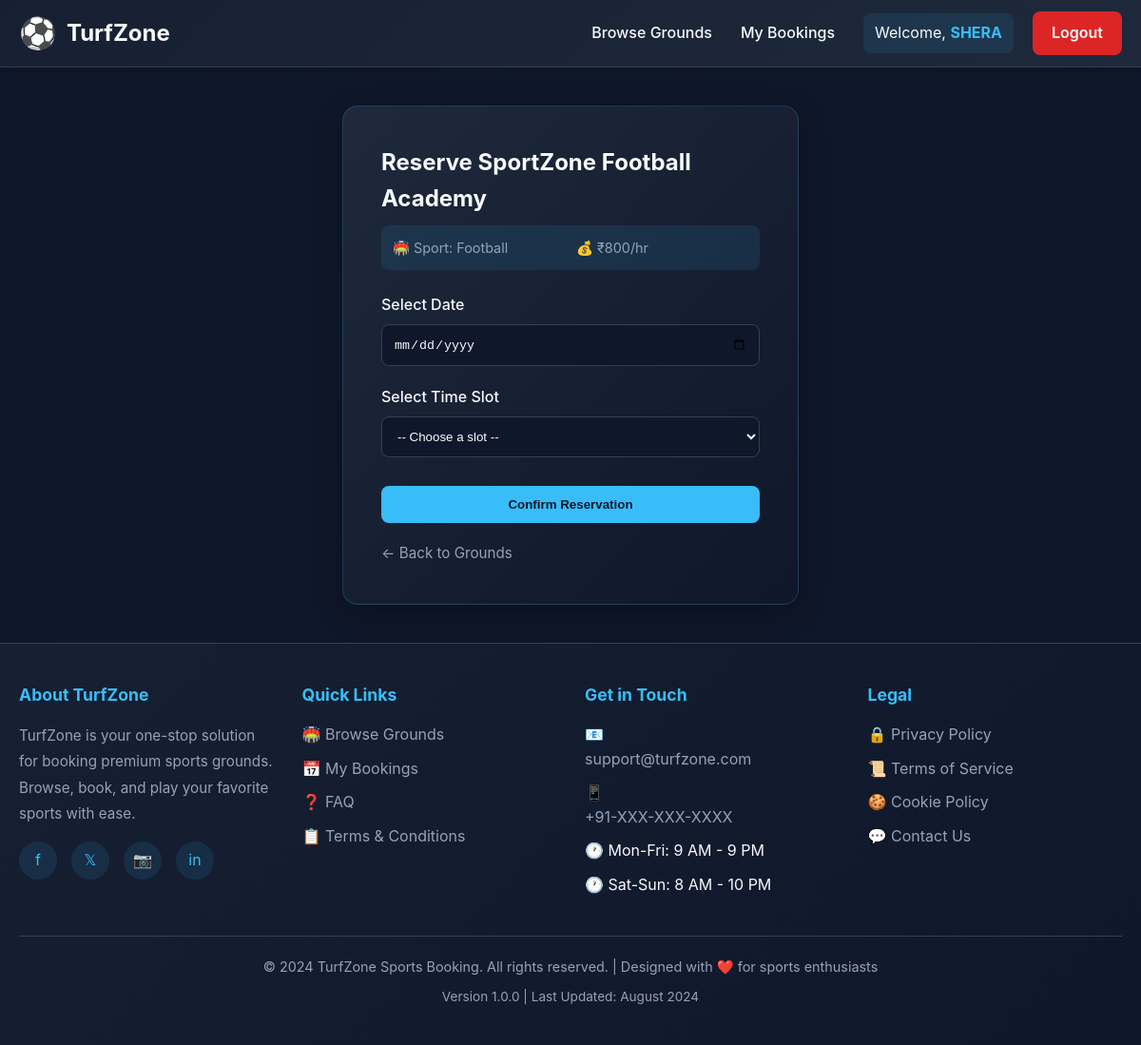
The page /book/1 (signed in) on the database its author committed.
### app.py (models this page shows, shortened)
class User(UserMixin, db.Model):
    id = db.Column(db.Integer, primary_key=True)
    username = db.Column(db.String(80), unique=True, nullable=False)
    email = db.Column(db.String(120), unique=True, nullable=False)
    password_hash = db.Column(db.String(200), nullable=False)
    bookings = db.relationship('Booking', backref='user', lazy=True)

class Ground(db.Model):
    id = db.Column(db.Integer, primary_key=True)
    name = db.Column(db.String(100), nullable=False)
    sport_type = db.Column(db.String(50), nullable=False)
    location = db.Column(db.String(100), nullable=False)
    price_per_hour = db.Column(db.Integer, default=500)
    status = db.Column(db.String(20), default='Available')
    contact_phone = db.Column(db.String(20), nullable=True)
    amenities = db.Column(db.String(255), nullable=True)  # Comma-separated: lights, parking, changing_room
    rating = db.Column(db.Float, default=4.5)
    external_api_id = db.Column(db.String(100), nullable=True)  # For tracking real ground APIs

### app.py (the view, shortened to what this page needs)
@app.route('/book/<int:ground_id>', methods=['GET', 'POST'])
@login_required
def create_booking(ground_id):
    ground = Ground.query.get_or_404(ground_id)
    error_message = None
    return render_template('booking_form.html', ground=ground, error=error_message)

### app.py (called while the page is built)
@login_manager.user_loader
def load_user(user_id):
    return User.query.get(int(user_id))

### templates/booking_form.html (shortened to what this page needs)
{% extends "base.html" %}
{% block content %}
<div class="booking-container">
    <div class="booking-card">
        <div class="booking-header">
            <h2>Reserve {{ ground.name }}</h2>
            <div class="booking-info">
                <span>🏟️ Sport: {{ ground.sport_type }}</span>
                <span>💰 ₹{{ ground.price_per_hour or 500 }}/hr</span>
            </div>
        </div>
        <form method="POST">
            <div class="form-group">
                <label for="date">Select Date</label>
                <input type="date" id="date" name="date" required>
            </div>
            <div class="form-group">
                <label for="slot">Select Time Slot</label>
                <select id="slot" name="slot" required>
                    <option value="">-- Choose a slot --</option>
                </select>
            </div>
            <button type="submit">Confirm Reservation</button>
        </form>
        <a href="{{ url_for('ground_list') }}" class="back-link">← Back to Grounds</a>
    </div>
</div>
{% endblock %}

### templates/base.html (shortened to what this page needs)
<!DOCTYPE html>
<html lang="en">
<head>
</head>
<body>
    <header>
        <div class="header-container">
            <a href="{{ url_for('ground_list') }}" class="logo">
                <span class="logo-icon">⚽</span>
                <span>TurfZone</span>
            </a>
            <nav>
                <ul class="nav-links" id="navLinks">
                    <li><a href="{{ url_for('ground_list') }}">Browse Grounds</a></li>
                    {% if current_user.is_authenticated %}
                        <li><a href="{{ url_for('my_bookings') }}">My Bookings</a></li>
                    {% endif %}
                </ul>
                <div class="user-section">
                    {% if current_user.is_authenticated %}
                        <div class="user-info">
                            <span>Welcome, <strong>{{ current_user.username }}</strong></span>
                        </div>
                        <a href="{{ url_for('logout') }}" class="btn-nav btn-logout">Logout</a>
                    {% else %}
                        <a href="{{ url_for('login') }}" class="btn-nav">Login</a>
                        <a href="{{ url_for('register') }}" class="btn-nav">Register</a>
                    {% endif %}
                </div>
            </nav>
        </div>
    </header>
    <main>
        {% block content %}{% endblock %}
    </main>
    <footer>
        <div class="footer-container">
            <div class="footer-content">
                <div class="footer-section">
                    <h4>About TurfZone</h4>
                    <p>TurfZone is your one-stop solution for booking premium sports grounds. Browse, book, and play your favorite sports with ease.</p>
                    <div class="social-links">
                        <a href="#" title="Facebook" aria-label="Facebook">f</a>
                        <a href="#" title="Twitter" aria-label="Twitter">𝕏</a>
                        <a href="#" title="Instagram" aria-label="Instagram">📷</a>
                        <a href="#" title="LinkedIn" aria-label="LinkedIn">in</a>
                    </div>
                </div>
                <div class="footer-section">
                    <h4>Quick Links</h4>
                    <ul class="footer-links">
                        <li><a href="{{ url_for('ground_list') }}">🏟️ Browse Grounds</a></li>
                        {% if current_user.is_authenticated %}
                            <li><a href="{{ url_for('my_bookings') }}">📅 My Bookings</a></li>
                        {% endif %}
                        <li><a href="#faq">❓ FAQ</a></li>
                        <li><a href="#terms">📋 Terms & Conditions</a></li>
                    </ul>
                </div>
                <div class="footer-section">
                    <h4>Get in Touch</h4>
                    <ul class="footer-links">
                        <li>📧 <a href="mailto:support@turfzone.com">support@turfzone.com</a></li>
                        <li>📱 <a href="tel:+91-XXXXXXXXXX">+91-XXX-XXX-XXXX</a></li>
                        <li>🕐 Mon-Fri: 9 AM - 9 PM</li>
                        <li>🕐 Sat-Sun: 8 AM - 10 PM</li>
                    </ul>
                </div>
                <div class="footer-section">
                    <h4>Legal</h4>
                    <ul class="footer-links">
                        <li><a href="#privacy">🔒 Privacy Policy</a></li>
                        <li><a href="#terms">📜 Terms of Service</a></li>
                        <li><a href="#cookies">🍪 Cookie Policy</a></li>
                        <li><a href="#contact">💬 Contact Us</a></li>
                    </ul>
                </div>
            </div>
            <div class="footer-bottom">
                <p>&copy; 2024 TurfZone Sports Booking. All rights reserved. | Designed with ❤️ for sports enthusiasts</p>
                <p style="margin-top: 10px; font-size: 0.85rem;">Version 1.0.0 | Last Updated: August 2024</p>
            </div>
        </div>
    </footer>
</body>
</html>

### templates/base.html (style rules this page uses)
* { margin: 0; padding: 0; box-sizing: border-box; }
:root { --bg: #0f172a; --bg-secondary: #1e293b; --accent: #38bdf8; --accent-hover: #0ea5e9; --text: #f8fafc; --text-muted: #94a3b8; --border: #334155; --success: #4ade80; --danger: #fca5a5; --warning: #fbbf24; }
html { scroll-behavior: smooth; }
body { font-family: -apple-system, BlinkMacSystemFont, 'Segoe UI', 'Roboto', 'Oxygen', 'Ubuntu', 'Cantarell', sans-serif; background: var(--bg); color: var(--text); line-height: 1.6; min-height: 100vh; display: flex; flex-direction: column; }
header { background: linear-gradient(135deg, #162032 0%, #1e293b 100%); border-bottom: 1px solid var(--border); position: sticky; top: 0; z-index: 1000; box-shadow: 0 2px 8px rgba(0, 0, 0, 0.3); animation: navbarColorShift 4s ease-in-out infinite; }
.header-container { max-width: 1200px; margin: 0 auto; padding: 0 20px; display: flex; justify-content: space-between; align-items: center; height: 70px; }
.logo { display: flex; align-items: center; gap: 10px; font-size: 1.5rem; font-weight: 700; color: var(--text); text-decoration: none; transition: color 0.3s ease; }
.logo-icon { font-size: 2rem; animation: rotateFootball 3s linear infinite; display: inline-block; }
nav { display: flex; align-items: center; gap: 30px; }
.nav-links { display: flex; gap: 30px; align-items: center; list-style: none; }
.nav-links a { color: var(--text); text-decoration: none; font-weight: 500; transition: color 0.3s ease; position: relative; }
.nav-links a::after { content: ''; position: absolute; bottom: -5px; left: 0; width: 0; height: 2px; background: var(--accent); transition: width 0.3s ease; }
.user-section { display: flex; align-items: center; gap: 20px; }
.user-info { display: flex; align-items: center; gap: 10px; padding: 8px 12px; background: rgba(56, 189, 248, 0.1); border-radius: 8px; color: var(--text); }
.user-info strong { color: var(--accent); }
.btn-nav { background: var(--accent); color: var(--bg); padding: 10px 20px; border-radius: 8px; font-weight: 600; transition: all 0.3s ease; border: none; cursor: pointer; text-decoration: none; display: inline-block; }
.btn-logout { background: #dc2626; color: var(--text); }
main { flex: 1; width: 100%; max-width: 1200px; margin: 0 auto; padding: 40px 20px; width: 100%; }
footer { background: linear-gradient(135deg, #162032 0%, #0f172a 100%); border-top: 1px solid var(--border); margin-top: auto; }
.footer-container { max-width: 1200px; margin: 0 auto; padding: 40px 20px; }
.footer-content { display: grid; grid-template-columns: repeat(auto-fit, minmax(250px, 1fr)); gap: 30px; margin-bottom: 30px; }
.footer-section h4 { color: var(--accent); margin-bottom: 15px; font-size: 1.1rem; }
.footer-section p { color: var(--text-muted); font-size: 0.95rem; line-height: 1.8; }
.footer-links { list-style: none; }
.footer-links li { margin-bottom: 10px; }
.footer-links a { color: var(--text-muted); text-decoration: none; transition: color 0.3s ease; display: flex; gap: 8px; align-items: center; }
.footer-bottom { border-top: 1px solid var(--border); padding-top: 20px; text-align: center; color: var(--text-muted); font-size: 0.9rem; }
.social-links { display: flex; gap: 15px; margin-top: 15px; }
.social-links a { display: inline-flex; align-items: center; justify-content: center; width: 40px; height: 40px; background: rgba(56, 189, 248, 0.1); border-radius: 50%; color: var(--accent); text-decoration: none; transition: all 0.3s ease; }

### rows shown on the page
User: username "SHERA"
Ground: name "SportZone Football Academy", sport_type "Football", price_per_hour "800"
